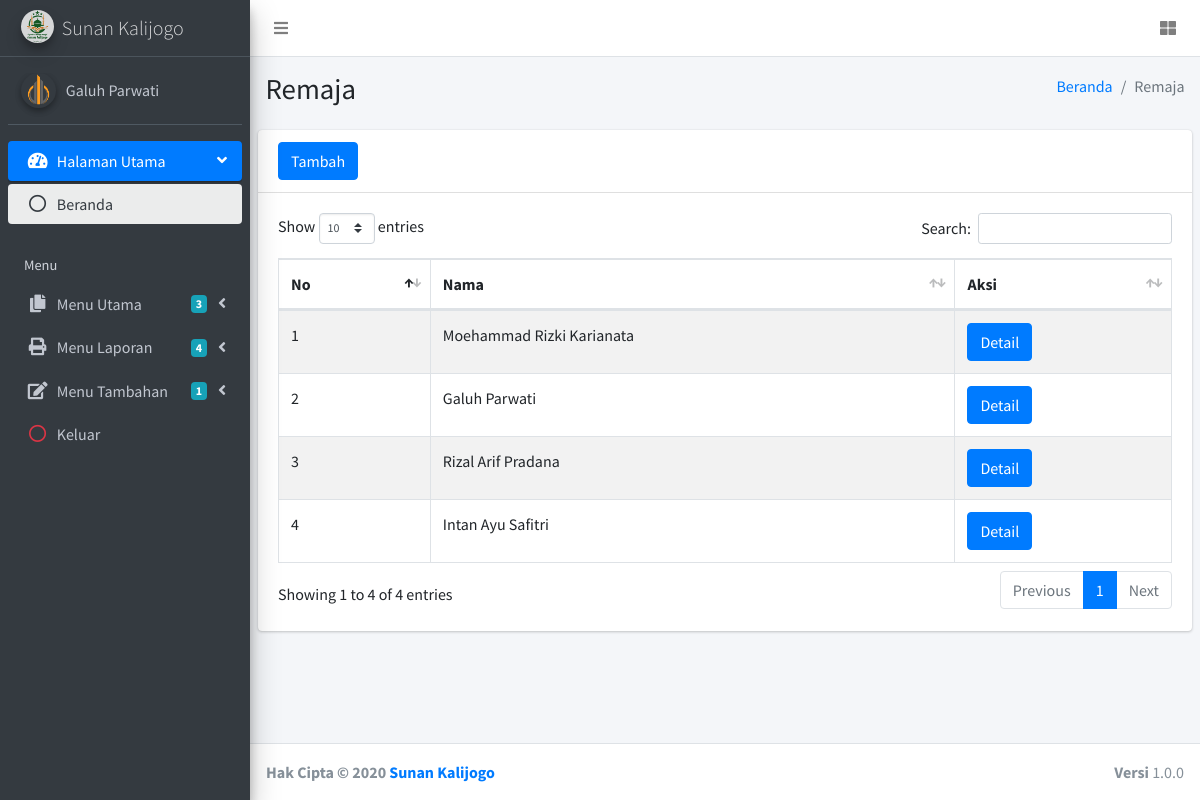
The app's page /remaja.php (signed in) with its own data.
### tables this page shows
CREATE TABLE `tb_pengguna` (
  `id_pengguna` int(4) NOT NULL,
  `nama_lengkap` varchar(50) DEFAULT NULL,
  `username` varchar(50) DEFAULT NULL,
  `password` varchar(250) DEFAULT NULL,
  `no_hp` varchar(15) DEFAULT NULL,
  `gambar` varchar(250) DEFAULT 'coretancode.png',
  `created` datetime DEFAULT NULL,
  `modified` datetime DEFAULT NULL
);

CREATE TABLE `tb_remaja` (
  `id_remaja` int(4) NOT NULL,
  `nama_lengkap` varchar(100) DEFAULT NULL,
  `jenis_kelamin` enum('Laki - Laki','Perempuan') DEFAULT NULL,
  `created` datetime DEFAULT NULL,
  `modified` datetime DEFAULT NULL
);

### remaja.php (the view, shortened to what this page needs)
<?php
include 'koneksi.php';
if(!isset($_COOKIE["version"])) {
	header("location:keluar");
}else {
	$userid = $_COOKIE["version"];
	$sql = mysqli_query($conn, "SELECT * FROM tb_pengguna WHERE id_pengguna = '$userid'");
	$data = mysqli_fetch_array($sql);
}
?>
<!DOCTYPE html>
<html>
<head>
	<link rel="stylesheet" href="assets/plugins/fontawesome-free/css/all.min.css">
	<link rel="stylesheet" href="https://code.ionicframework.com/ionicons/2.0.1/css/ionicons.min.css">
	<link rel="stylesheet" href="assets/plugins/sweetalert2-theme-bootstrap-4/bootstrap-4.min.css">
	<link rel="stylesheet" href="assets/plugins/toastr/toastr.min.css">
	<link rel="stylesheet" href="assets/plugins/datatables-bs4/css/dataTables.bootstrap4.css">
	<link rel="stylesheet" href="assets/plugins/summernote/summernote-bs4.css">
	<link rel="stylesheet" href="assets/dist/css/adminlte.min.css">
	<link rel="stylesheet" href="assets/plugins/sweet-alert2/dist/sweetalert2.min.css">
</head>
<body class="hold-transition sidebar-mini layout-fixed">
	<div class="wrapper">
		<nav class="main-header navbar navbar-expand navbar-white navbar-light">
			<ul class="navbar-nav">
				<li class="nav-item">
					<a class="nav-link" data-widget="pushmenu" href="#"><i class="fas fa-bars"></i></a>
				</li>
			</ul>
			<ul class="navbar-nav ml-auto">
				<li class="nav-item">
					<a class="nav-link" data-widget="control-sidebar" data-slide="true" href="#">
						<i class="fas fa-th-large"></i>
					</a>
				</li>
			</ul>
		</nav>
		<aside class="main-sidebar sidebar-dark-primary elevation-4">
			<a href="beranda" class="brand-link">
				<img src="assets/images/fav.png" alt="NIFA Logo" class="brand-image img-circle elevation-3" style="opacity: .8; background-color: #FFFFFF;">
				<span class="brand-text font-weight-light">Sunan Kalijogo</span>
			</a>
			<div class="sidebar">
				<div class="user-panel mt-3 pb-3 mb-3 d-flex">
					<div class="image">
						<img src="assets/images/akun/<?php echo $data['gambar'];?>" class="img-circle elevation-2" alt="User Image" style="width: 35px; height: 35px;">
					</div>
					<div class="info">
						<a href="akun" class="d-block"><?php echo $data['nama_lengkap'];?></a>
					</div>
				</div>
				<nav class="mt-2">
					<ul class="nav nav-pills nav-sidebar flex-column" data-widget="treeview" role="menu" data-accordion="false">
						<li class="nav-item has-treeview menu-open">
							<a href="#" class="nav-link active">
								<i class="nav-icon fas fa-tachometer-alt"></i>
								<p>
									Halaman Utama
									<i class="right fas fa-angle-left"></i>
								</p>
							</a>
							<ul class="nav nav-treeview">
								<li class="nav-item">
									<a href="beranda" class="nav-link active">
										<i class="far fa-circle nav-icon"></i>
										<p>Beranda</p>
									</a>
								</li>
							</ul>
						</li>
						<li class="nav-header">Menu</li>
						<li class="nav-item has-treeview">
							<a href="#" class="nav-link">
								<i class="nav-icon fas fa-copy"></i>
								<p>
									Menu Utama
									<i class="fas fa-angle-left right"></i>
									<span class="badge badge-info right">3</span>
								</p>
							</a>
						</li>
						<li class="nav-item has-treeview">
							<a href="#" class="nav-link">
								<i class="nav-icon fa fa-print"></i>
								<p>
									Menu Laporan
									<i class="fas fa-angle-left right"></i>
									<span class="badge badge-info right">4</span>
								</p>
							</a>
						</li>
						<li class="nav-item has-treeview">
							<a href="#" class="nav-link">
								<i class="nav-icon fas fa-edit"></i>
								<p>
									Menu Tambahan
									<i class="fas fa-angle-left right"></i>
									<span class="badge badge-info right">1</span>
								</p>
							</a>
						</li>
						<li class="nav-item">
							<a href="keluar" class="nav-link">
								<i class="nav-icon far fa-circle text-danger"></i>
								<p class="text">Keluar</p>
							</a>
						</li>
					</ul>
				</nav>
			</div>
		</aside>
		<div class="content-wrapper">
			<section class="content-header">
				<div class="container-fluid">
					<div class="row mb-2">
						<div class="col-sm-6">
							<h1>Remaja</h1>
						</div>
						<div class="col-sm-6">
							<ol class="breadcrumb float-sm-right">
								<li class="breadcrumb-item"><a href="beranda">Beranda</a></li>
								<li class="breadcrumb-item active">Remaja</li>
							</ol>
						</div>
					</div>
				</div>
			</section>
			<section class="content">
				<div class="row">
					<div class="col-12">
						<div class="card">
							<div class="card-header">
								<h3 class="card-title"><button type="button" class="btn btn-primary" data-toggle="modal" data-target="#modal-tambah">Tambah</button></h3>
							</div>
							<div class="card-body">
								<div class="table-responsive">
									<table id="example1" class="table table-bordered table-striped">
										<thead>
											<tr>
												<th>No</th>
												<th>Nama</th>
												<th>Aksi</th>
											</tr>
										</thead>
										<tbody>
											<?php
											$no = 1;
											$query = "SELECT * FROM tb_remaja ORDER BY id_remaja ASC";
											$exe = mysqli_query($conn, $query);
											while($row = mysqli_fetch_array($exe)) {
												?>
												<tr>
													<td><?php echo $no++;?></td>
													<td><?php echo $row['nama_lengkap'];?></td>
													<td>
														<button id="detail-remaja" type="button" class="btn btn-primary" data-toggle="modal" data-target="#modal-detail" data-id="<?php echo $row['id_remaja'];?>" data-nama="<?php echo $row['nama_lengkap'];?>" data-kelamin="<?php echo $row['jenis_kelamin'];?>">Detail</button>
													</td>
												</tr>
											<?php } ?>
										</tbody>
									</table>
								</div>
							</div>
						</div>
					</div>
				</div>
			</section>
		</div>
		<footer class="main-footer">
			<strong>Hak Cipta &copy; 2020 <a href="">Sunan Kalijogo</a></strong>
			<div class="float-right d-none d-sm-inline-block">
				<b>Versi</b> 1.0.0
			</div>
		</footer>
	</div>
</body>
</html>

### records on screen
tb_pengguna: gambar (picture), nama_lengkap "Galuh Parwati"
tb_remaja: nama_lengkap "Moehammad Rizki Karianata"
tb_remaja: nama_lengkap "Galuh Parwati"
tb_remaja: nama_lengkap "Rizal Arif Pradana"
tb_remaja: nama_lengkap "Intan Ayu Safitri"
